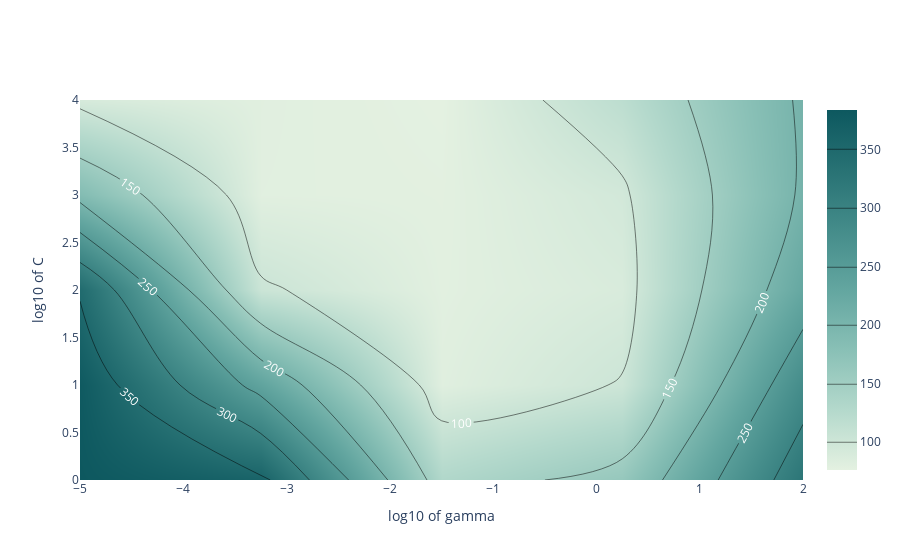

The notebook cell this image was saved under:
### Markdown cell above
Plotting the contour graph

### Code cell
import plotly.graph_objects as go

fig = go.Figure(data =
    go.Contour(
        z=[list(i) for i in d], #the colors of the plot will be determined by each row
        x=np.log10(list(results['param_gamma'].unique())), 
        y=np.log10(list(results['param_C'].unique())), 
        contours=dict(
            coloring ='heatmap',
            showlabels = True, 
            labelfont = dict( 
                size = 12,
                color = 'white',
            )
    ), 
    colorscale='mint',
    )
)

fig.update_layout(
    xaxis_title="log10 of gamma",
    yaxis_title="log10 of C",
)
fig.show()

### Figure 1 — Plotly figure (JSON) as saved in the notebook; plotly's stock layout.template omitted (floating-point values rounded to 4 significant figures)
{"data": [{"colorscale": [[0, "rgb(228, 241, 225)"], [0.1667, "rgb(180, 217, 204)"], [0.3333, "rgb(137, 192, 182)"], [0.5, "rgb(99, 166, 160)"], [0.6667, "rgb(68, 140, 138)"], [0.8333, "rgb(40, 114, 116)"], [1, "rgb(13, 88, 95)"]], "contours": {"coloring": "heatmap", "labelfont": {"color": "white", "size": 12}, "showlabels": true}, "type": "contour", "x": [-5, -3.25, -1.5, 0.25, 2], "y": [0, 1, 2, 3, 4], "z": [[383.7, 362.1, 131.5, 163.8, 326.2], [380.1, 235.3, 81.0, 101.6, 281.5], [346.0, 103.6, 78.68, 88.71, 227.8], [187.4, 79.54, 77.79, 95.3, 205.0], [91.1, 80.06, 76.34, 118.5, 205.0]]}], "layout": {"xaxis": {"title": {"text": "log10 of gamma"}}, "yaxis": {"title": {"text": "log10 of C"}}}}
